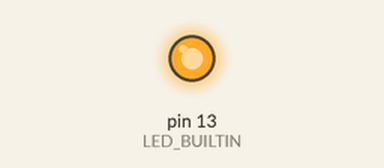
Recording of a sketch running on a simulated Arduino Uno, built with avr-gcc and run on an emulated ATmega328P. Parts: output pins drawn as LEDs (lit = HIGH). What the sketch prints to the serial monitor is not drawn.

Above: at 3.05 s.
Timing chart, 0 to 6.0 s (numbered marks = the images above):
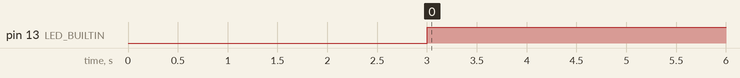

The sketch:

arduino_11_speedMode.ino
```cpp
/**************** MKS SERVOxxE Close Loop Step Motor ***************
******************** arduino Example 11 ********************
**	Example Name：Motor speed mode operation
**  Example Purpose：Control the motor to run in speed mode through the serial port
**  Example Phenomena：After the program runs, it can be observed that
** 1. The LED light turns on/off once, the motor changes speed once, and the cycle runs continuously
** 2. If the operation fails, the LED light will flash quickly
**  Precautions：
** 1. The serial port and the USB download port share the serial port (0,1). When uploading the program via USB, unplug the serial cable first to avoid program upload failure
** 2. Set the motor working mode to RS485 bus Closed-loop FOC mode
** 3. If the program upload fails, you can try: press and hold the RESET button of UNO, and then click upload, and when the arduino displays "uploading", quickly release the button
* ** Source：
**  Github：https://github.com/makerbase-motor/MKS-SERVO42E-57E
**  Youtube Vedio：https://www.youtube.com/playlist?list=PLc2RScfrSFED5SgB08mZ3cSFRqxsY6OsM
**********************************************************/

uint8_t txBuffer[20];      //Sends data array
uint8_t rxBuffer[20];      //Receive data array
uint8_t rxCnt=0;          //Receive data count

uint16_t runSpeed=100;    //motor running speed
uint8_t runDir  = 1;      //Motor running direction

uint8_t getCheckSum(uint8_t *buffer,uint8_t len);
void speedModeRun(uint8_t slaveAddr,uint8_t dir,uint16_t speed,uint8_t acc);
uint8_t waitingForACK(uint8_t len);

void setup() {
  // Set the LED light port as output
  pinMode(LED_BUILTIN, OUTPUT);
  digitalWrite(LED_BUILTIN, LOW);
  // Start the serial port, set the rate to 38400
  Serial.begin(38400);
  while (!Serial) {
    ; // wait for serial port to connect. Needed for native USB port only
  }
  delay(3000);
}

void loop() {

  uint8_t ackStatus;

  speedModeRun(1,runDir,runSpeed,2); //Slave address=1, acceleration=2
  digitalWrite(LED_BUILTIN, digitalRead(LED_BUILTIN)^1);
  ackStatus = waitingForACK(5);      //Wait for the motor to answer

  if(ackStatus == 1)        //run successfully
  {
    runSpeed += 100;        //Speed increased by 100RPM
    if(runSpeed > 300)     //change speed and direction
    {
      runSpeed = 0;         //speed set to 0
      runDir ^= 1;          //change direction
    }
  }
  else                      //failed to run
  {
    while(1)                //The flashing light indicates that the operation failed
    {
      digitalWrite(LED_BUILTIN, HIGH);
      delay(200);
      digitalWrite(LED_BUILTIN, LOW);
      delay(200);
    }
  }

  delay(3000);    //Delay 3000 milliseconds
}

/*
Function: Serial port sends speed mode operation command
Input: slaveAddr slave address
       dir running direction
       speed running speed
       acc acceleration
*/
void speedModeRun(uint8_t slaveAddr,uint8_t dir,uint16_t speed,uint8_t acc)
{
  int i;
  uint16_t checkSum = 0;

  txBuffer[0] = 0xFA;       //frame header
  txBuffer[1] = slaveAddr;  //slave address
  txBuffer[2] = 0xF6;       //function code
  txBuffer[3] = (dir<<7) | ((speed>>8)&0x0F); //High 4 bits for direction and speed
  txBuffer[4] = speed&0x00FF;   //8 bits lower
  txBuffer[5] = acc;            //acceleration
  txBuffer[6] = getCheckSum(txBuffer,6);  //Calculate checksum

  Serial.write(txBuffer,7);
}

/*
Function: Calculate the checksum of a set of data
Input: buffer data to be verified
        size The number of data to be verified
output: checksum
*/
uint8_t getCheckSum(uint8_t *buffer,uint8_t size)
{
  uint8_t i;
  uint16_t sum=0;
  for(i=0;i<size;i++)
    {
      sum += buffer[i];  //Calculate accumulated value
    }
  return(sum&0xFF);     //return checksum
}

/*
Function: Wait for the response from the lower computer, set the timeout time to 3000ms
Input: len Length of the response frame
output:
   Run successfully 1
   failed to run 0
   timeout no reply 0
*/
uint8_t waitingForACK(uint8_t len)
{
  uint8_t retVal;       //return value
  unsigned long sTime;  //timing start time
  unsigned long time;  //current moment
  uint8_t rxByte;

  sTime = millis();    //get the current moment
  rxCnt = 0;           //Receive count value set to 0
  while(1)
  {
    if (Serial.available() > 0)     //The serial port receives data
    {
      rxByte = Serial.read();       //read 1 byte data
      if(rxCnt != 0)
      {
        rxBuffer[rxCnt++] = rxByte; //Storing data
      }
      else if(rxByte == 0xFB)       //Determine whether the frame header
      {
        rxBuffer[rxCnt++] = rxByte;   //store frame header
      }
    }

    if(rxCnt == len)    //Receive complete
    {
      if(rxBuffer[len-1] == getCheckSum(rxBuffer,len-1))
      {
        retVal = rxBuffer[3];   //checksum correct
        break;                  //exit while(1)
      }
      else
      {
        rxCnt = 0;  //Verification error, re-receive the response
      }
    }

    time = millis();
    if((time - sTime) > 3000)   //Judging whether to time out
    {
      retVal = 0;
      break;                    //timeout, exit while(1)
    }
  }
  return(retVal);
}
```

Measured:
- by itself, pin 13 (LED_BUILTIN): repeats every 0.40 s: LOW 0.20 s, HIGH 0.20 s
